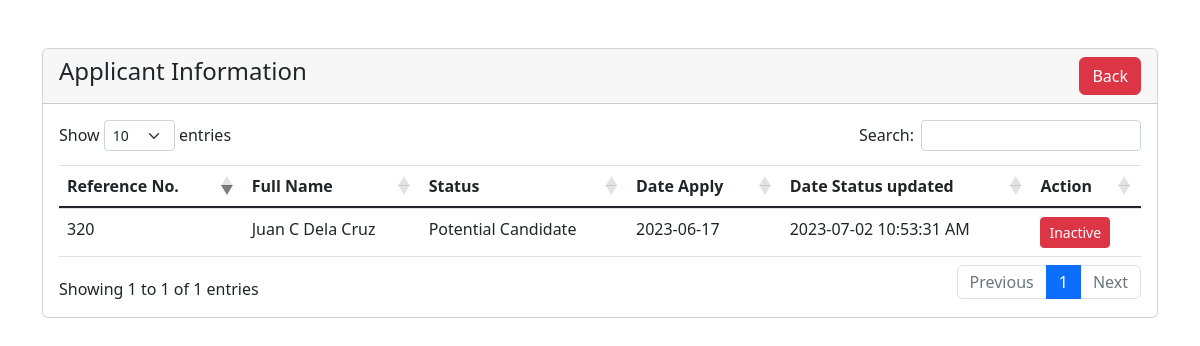
The app's page /HR/dataTable.php with its own data.
### tables this page shows
CREATE TABLE `applicant_perosnal_info` (
  `applicant_number` int(11) NOT NULL,
  `firstname` varchar(111) DEFAULT NULL,
  `middlename` varchar(111) DEFAULT NULL,
  `lastname` varchar(111) DEFAULT NULL,
  `birthdate` date NOT NULL,
  `birthplace` varchar(111) DEFAULT NULL,
  `age` varchar(10) DEFAULT NULL,
  `gender` enum('Male','Female','Rather Not Say') DEFAULT NULL,
  `civil_status` varchar(100) DEFAULT NULL,
  `emails` varchar(100) DEFAULT NULL,
  `contact` varchar(100) DEFAULT NULL,
  `street` varchar(100) DEFAULT NULL,
  `barangay` varchar(100) DEFAULT NULL,
  `city` varchar(100) DEFAULT NULL,
  `province` varchar(100) DEFAULT NULL,
  `postal_code` varchar(100) DEFAULT NULL,
  `father_name` varchar(100) DEFAULT NULL,
  `father_occu` varchar(100) DEFAULT NULL,
  `mother_name` varchar(100) DEFAULT NULL,
  `mother_occu` varchar(100) DEFAULT NULL,
  `applicant_status` varchar(100) DEFAULT NULL,
  `data_apply` date NOT NULL DEFAULT current_timestamp(),
  `date_status_updated` varchar(100) NOT NULL,
  `reason` varchar(100) NOT NULL,
  `job_apply` varchar(111) NOT NULL,
  `company` varchar(100) NOT NULL
);

### HR/dataTable.php (the view, shortened to what this page needs)
<?php
require 'mainConnect.php';
?>
<!DOCTYPE html>
<html lang="en">
<head>
  <link href ="https://cdn.datatables.net/1.13.1/css/jquery.dataTables.min.css" relstyle ="stylesheet">
  <link rel="stylesheet" href="https://cdn.jsdelivr.net/npm/bootstrap@4.1.3/dist/css/bootstrap.min.css">
  <link href='https://unpkg.com/boxicons@2.1.4/css/boxicons.min.css' rel='stylesheet'>
  <link href="https://cdn.jsdelivr.net/npm/bootstrap@5.0.2/dist/css/bootstrap.min.css" rel="stylesheet">
     <link rel="stylesheet" href="https://cdnjs.cloudflare.com/ajax/libs/twitter-bootstrap/5.2.0/css/bootstrap.min.css">
     <link rel="stylesheet" href="https://cdn.datatables.net/1.13.1/css/dataTables.bootstrap5.min.css">
</head>
<body>
  <div class="container mt-5">
    <div class="row">
        <div class="col-md-12">
            <div class="card">
                <div id="title-header" class="card-header">
                    <h4 id="title-header">Applicant Information
                            <a href="superAdminDashboard.php"class="btn btn-danger float-end">Back</a>
                    </h4>
                </div>
                <div class="card-body">
                <table class="table" id = "mytable">
                    <thead>
                      <tr>
                        <th>Reference No.</th>
                        <th>Full Name</th>
                        <th>Status</th>
                        <th>Date Apply</th>
                        <th>Date Status updated</th>
                        <th>Action</th>
                      </tr>
                    </thead>
                    <tbody>
                      <?php
                       $query = "SELECT * FROM applicant_perosnal_info WHERE applicant_status != 'Inactive'";
                       $query_run = mysqli_query($conn,$query);
                       if(mysqli_num_rows($query_run)>0){
                        foreach($query_run as $applicant){
                          ?>
                          <tr>
                            <td><?= $applicant['applicant_number'];?></td>
                            <td><?= $applicant['firstname'];?> <?= $applicant['middlename'];?> <?= $applicant['lastname'];?></td>
                            <td><?= $applicant['applicant_status'];?></td>
                            <td><?= $applicant['data_apply'];?></td>
                            <td><?= $applicant['date_status_updated'];?></td>
                            <td>
                           <a href="Inactive.php?applicant_number=<?=$applicant['applicant_number'];?>" class="btn btn-danger btn-sm">Inactive</a>
                            </td>
                          </tr>
                          <?php
                        }
                       }
                       else{
                          echo "<h5>No Record Found</h5>";
                       }
                      ?>
                    </tbody>
                  </table>
                </div>
            </div>
        </div>
    </div>
  </div>
<link rel="stylesheet" href="https://cdn.jsdelivr.net/npm/sweetalert2@11.4.2/dist/sweetalert2.min.css">
</body>
</html>

### records on screen
applicant_perosnal_info: applicant_number "320", firstname "Juan", middlename "C", lastname "Dela Cruz", applicant_status "Potential Candidate", data_apply "2023-06-17", date_status_updated "2023-07-02 10:53:31 AM"
